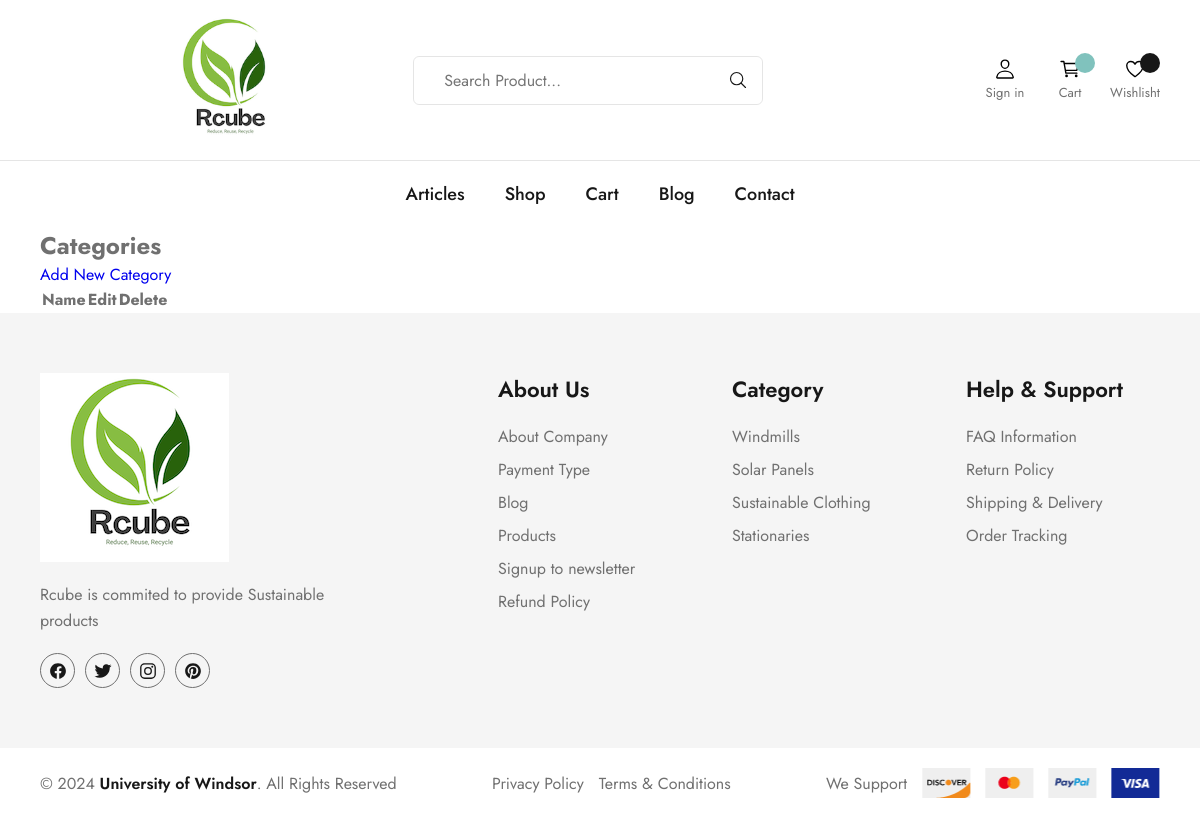
Page /categories/ on the earlier database version.
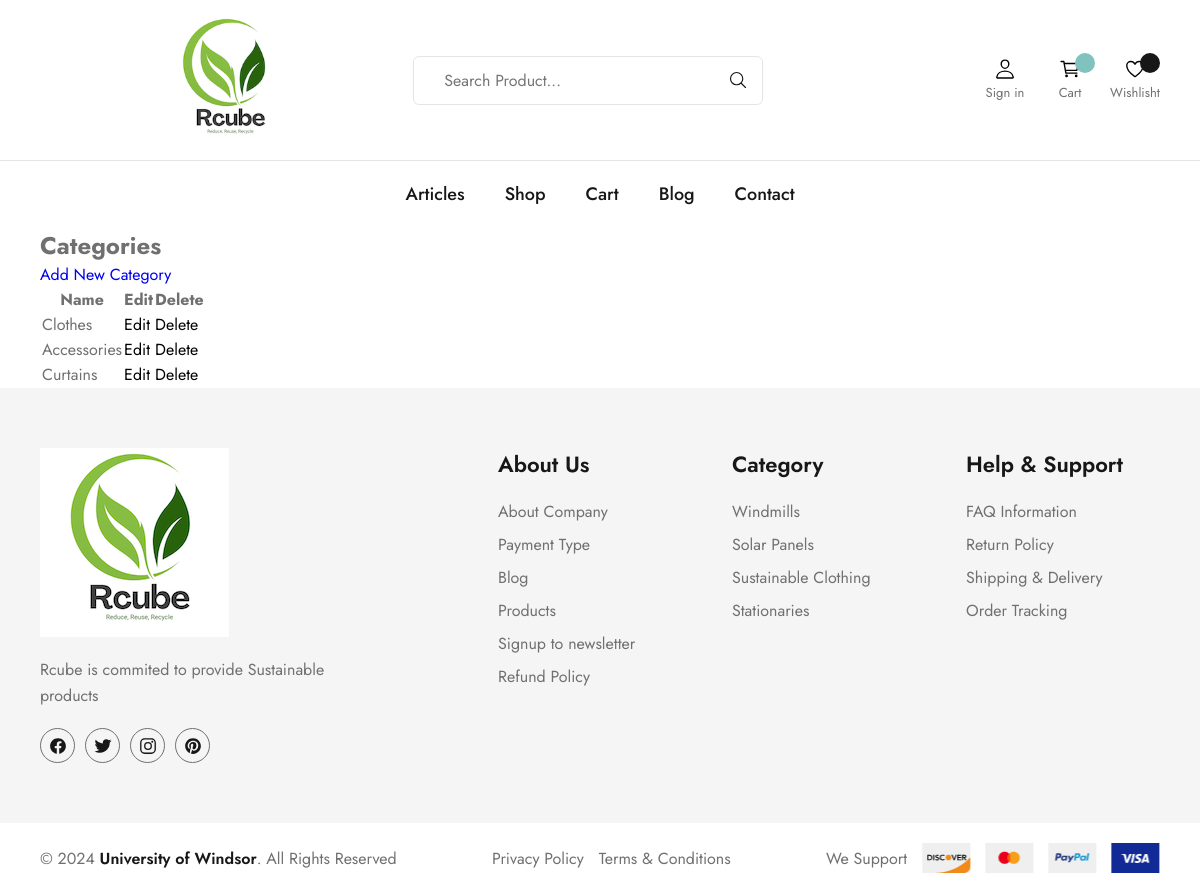
Same page on the later database version.
### usersApp/models.py (models this page shows, shortened)
class Category(models.Model):
    name = models.CharField(max_length=100, unique=True)
    description = models.TextField(blank=True)

### usersApp/views.py (the view)
# urls.py: path('categories/', views.list_categories, name='list_categories'),
def list_categories(request):
    categories = Category.objects.all()
    return render(request, 'list_categories.html', {'categories': categories})

### usersApp/templates/list_categories.html (shortened to what this page needs)
{% extends "rcube-green-ecom/base.html" %}
{% block content %}
  <h2>Categories</h2>
  <a href="{% url 'add_category' %}">Add New Category</a>
  <table>
    <thead>
      <tr>
        <th>Name</th>
        <th>Edit</th>
        <th>Delete</th>
      </tr>
    </thead>
    <tbody>
      {% for category in categories %}
        <tr>
          <td>{{ category.name }}</td>
          <td>
            <form method="get" action="{% url 'edit_category' category.id %}">
              <button type="submit">Edit</button>
            </form>
          </td>
          <td>
            <form method="post" action="{% url 'delete_category' category.id %}">
              <button type="submit">Delete</button>
            </form>
          </td>
        </tr>
      {% endfor %}
    </tbody>
  </table>
{% endblock %}

### templates/rcube-green-ecom/base.html (shortened to what this page needs)
<!DOCTYPE html>
<html lang="en">
<head>
  {% load static %}
    <link rel="stylesheet" href="{% static 'css/style.css' %}">
</head>
{% block body_block %}
<header class="header" data-header>
    <div class="container">
      <a href="{% url 'home' %}" class="logo">
        <img src="{% static 'images/logo.png' %}" alt="R CUBE logo" width="130" height="31">
      </a>
      <div class="header-search">
        <input type="search" name="search" placeholder="Search Product..." class="input-field">
        <button class="search-btn" aria-label="Search">
          <ion-icon name="search-outline"></ion-icon>
        </button>
      </div>
      <div class="header-actions">
          {% if user.is_authenticated %}
              <button class="header-action-btn" onclick="window.location.href='{% url 'profile' %}'">
                <ion-icon name="person-outline" aria-hidden="true"></ion-icon>
                <p class="header-action-label">Profile</p>
              </button>
            {% else %}
              <button class="header-action-btn" onclick="window.location.href='{% url 'login' %}'">
                <ion-icon name="person-outline" aria-hidden="true"></ion-icon>
                <p class="header-action-label">Sign in</p>
              </button>
          {% endif %}
        <button class="header-action-btn">
          <ion-icon name="cart-outline" aria-hidden="true"></ion-icon>
          <p class="header-action-label">Cart</p>
          <div class="btn-badge green" aria-hidden="true"></div>
        </button>
        <button class="header-action-btn">
          <ion-icon name="heart-outline" aria-hidden="true"></ion-icon>
          <p class="header-action-label">Wishlisht</p>
          <div class="btn-badge" aria-hidden="true"></div>
        </button>
      </div>
      <nav class="navbar" data-navbar>
        <ul class="navbar-list">
          <li>
            <a href="{% url 'articles' %}" class="navbar-link">Articles</a>
          </li>
          <li>
            <a href="{% url 'shop' %}" class="navbar-link">Shop</a>
          </li>
          <li>
            <a href="{% url 'cart' %}" class="navbar-link">Cart</a>
          </li>
          <li>
            <a href="#blog" class="navbar-link">Blog</a>
          </li>
          <li>
            <a href="#" class="navbar-link">Contact</a>
          </li>
        </ul>
      </nav>
    </div>
  </header>
{% endblock %}
<main class="container mt-4">
    {% block content %}
    {% endblock %}
</main>
  <footer class="footer">
    <div class="footer-top">
      <div class="container">
        <div class="footer-brand">
          <a href="{% url 'home' %}" class="logo">
            <img src="{% static 'images/logo.png' %}" alt="R CUBE logo">
          </a>
          <p class="footer-text">
            Rcube is commited to provide Sustainable products
          </p>
          <ul class="social-list">
            <li>
              <a href="#" class="social-link">
                <ion-icon name="logo-facebook"></ion-icon>
              </a>
            </li>
            <li>
              <a href="#" class="social-link">
                <ion-icon name="logo-twitter"></ion-icon>
              </a>
            </li>
            <li>
              <a href="#" class="social-link">
                <ion-icon name="logo-instagram"></ion-icon>
              </a>
            </li>
            <li>
              <a href="#" class="social-link">
                <ion-icon name="logo-pinterest"></ion-icon>
              </a>
            </li>
          </ul>
        </div>
        <ul class="footer-list">
          <li>
            <p class="footer-list-title">About Us</p>
          </li>
          <li>
            <a href="#" class="footer-link">About Company</a>
          </li>
          <li>
            <a href="#" class="footer-link">Payment Type</a>
          </li>
          <li>
            <a href="#" class="footer-link">Blog</a>
          </li>
          <li>
            <a href="#" class="footer-link">Products</a>
          </li>
          <li>
            <a href="#" class="footer-link">Signup to newsletter</a>
          </li>
          <li>
            <a href="#" class="footer-link">Refund Policy</a>
          </li>
        </ul>
        <ul class="footer-list">
          <li>
            <p class="footer-list-title">Category</p>
          </li>
          <li>
            <a href="#" class="footer-link">Windmills</a>
          </li>
          <li>
            <a href="#" class="footer-link">Solar Panels</a>
          </li>
          <li>
            <a href="#" class="footer-link">Sustainable Clothing</a>
          </li>
          <li>
            <a href="#" class="footer-link">Stationaries</a>
          </li>
        </ul>
        <ul class="footer-list">
          <li>
            <p class="footer-list-title">Help & Support</p>
          </li>
          <li>
            <a href="#" class="footer-link">FAQ Information</a>
          </li>
          <li>
            <a href="#" class="footer-link">Return Policy</a>
          </li>
          <li>
            <a href="#" class="footer-link">Shipping & Delivery</a>
          </li>
          <li>
            <a href="#" class="footer-link">Order Tracking</a>
          </li>
        </ul>
      </div>
    </div>
    <div class="footer-bottom">
      <div class="container">
        <p class="copyright">
          &copy; 2024 <a href="#">University of Windsor</a>. All Rights Reserved
        </p>
        <ul class="footer-bottom-list">
          <li>
            <a href="#" class="footer-bottom-link">Privacy Policy</a>
          </li>
          <li>
            <a href="#" class="footer-bottom-link">Terms & Conditions</a>
          </li>
        </ul>
        <div class="payment">
          <p class="payment-title">We Support</p>
          <img src="{% static "images/payment-img.png" %}" alt="Online payment logos" class="payment-img">
        </div>
      </div>
    </div>
  </footer>
</body>
</html>

Differences in the rows shown:
added Category: name "Clothes"
added Category: name "Accessories"
added Category: name "Curtains"
